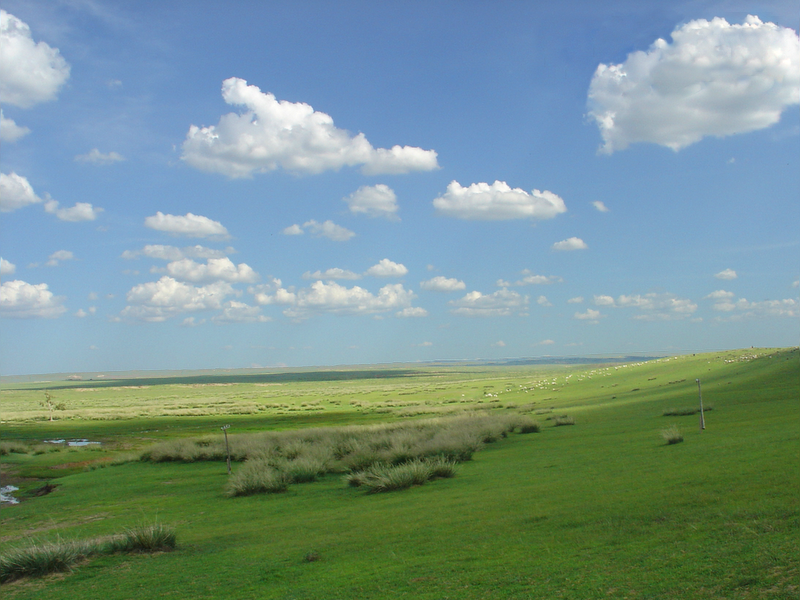

Tiled map render using the project's own tile images. Description and the whole map definition, tile-layer contents included, below:
An orthogonal 1x1 tile map with 800x600 px tiles, 1 tile layer (Tile Layer 1) and 5 objects (Hero Start, Sky, main_map.tmx).

<map version="1.5" tiledversion="1.7.0" orientation="orthogonal" renderorder="right-down" width="1" height="1" tilewidth="800" tileheight="600" infinite="0" nextlayerid="2" nextobjectid="1">
 <tileset firstgid="1" source="background_plains.tsx" />
 <layer id="1" name="Tile Layer 1" width="1" height="1">
  <data encoding="csv">
1
</data>
 </layer>
 <objectgroup id="4" name="Hero Start Position">
  <object id="6" name="Hero Start" x="107.456" y="424.212">
   <point />
  </object>
 </objectgroup>
 <objectgroup id="2" name="Walls">
  <object id="1" name="Sky" x="0.25" y="1" width="799.625" height="383.125" />
  <object id="2" x="794.875" y="384.5" width="5" height="215.375" />
  <object id="5" x="-1" y="592.833" width="800.5" height="6.66667" />
 </objectgroup>
 <objectgroup id="3" name="Exits">
  <object id="4" name="main_map.tmx" x="0.125" y="384.375" width="5" height="215.625" />
 </objectgroup>
</map>